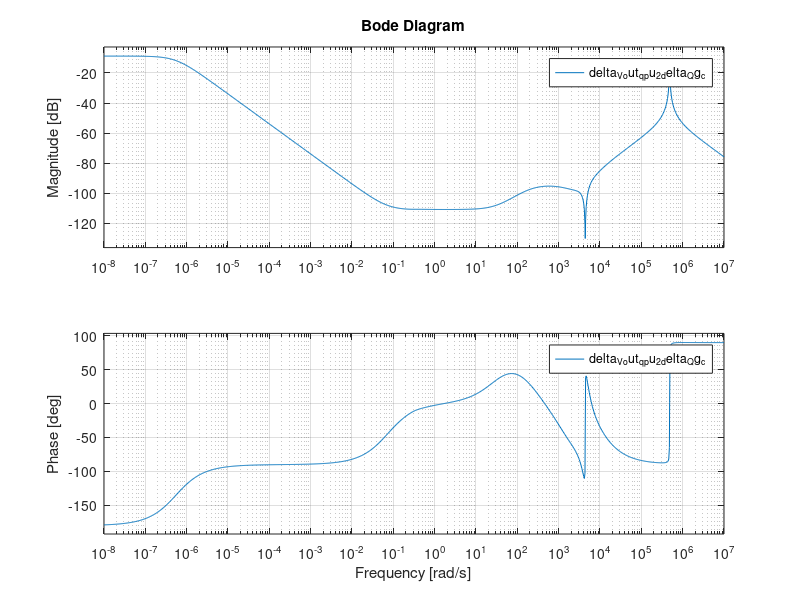

MATLAB code to generate this figure:
clc;close;clear;

T_s = 100e-6;
S_b = 5e6;
P_b = S_b;
Q_b = 0.4*S_b;
V_b = 690;
I_b=S_b/(sqrt(3)*V_b);

f_b = 50;
w_b = f_b*2*pi;


Z_b = V_b^2/S_b;
C_b = 1/(Z_b*w_b);
L_b = Z_b/w_b;

V_m = sqrt(2/3)*V_b;
V_dc = 3*V_m;



%% LCL Filter
I_max = (P_b*sqrt(2))/(3*V_b);
delta_IL_max = (0.1)*I_max;
f_sw = 5e3;


L_f = V_dc/(24*f_sw*delta_IL_max); %LCL filter first Inductor

C_f = (0.066*C_b);                  %LCL filter Capacitor

L_g = 1*L_f; % LCL Filter second inductor

L_f1 = 1.35e-3;
L_g1 = 0.35e-3;
C_f1 = 50e-6;

w_res = sqrt((L_f+L_g)/(L_f*L_g*C_f));
w_res2 = sqrt((L_f1+L_g1)/(L_f1*L_g1*C_f1));
f_res = w_res/(2*pi);
f_res2 = w_res2/(2*pi);

R_f = 0.005*Z_b;
R_g = 0.005*Z_b;
R_d = 0.2;

%% Droop
% mp = ((1.04*w_b)-(0.96*w_b))/S_b;

mp = 0.01*50*2*pi/(S_b); % 0.1 Hz/MW

w_c = 0.1*w_b;

% nq = ((1.2*V_m)-(0.8*V_m))/S_b;

nq = 0.1*V_m/(S_b); %  kV/MVar
%% PI
ti = 0.3e-3;
tiv = 10*ti;
z_damp = 0.707;

w_nc = 2*f_sw/10;

z = 224;
wmc = sqrt(z*ti^-1);
% 
% Kpc = 10*(2*z_damp*L_f*(w_nc/w_b)-R_f);
% Kic = Kpc*w_nc/(2*z_damp-(R_f*w_b)/(L_f*w_nc));

% Kpc = L_f/ti;
% Kic = R_f/ti;

Kpc = L_f/ti;
Kic = R_f/ti;
% Kpv = C_f*w_res;
Kiv = R_f/tiv;


% w_ni = f_sw*2*pi;
% w_nv = f_sw*2*pi/20;
% 
% Kpc = 2*z_damp*w_ni*L_f-(R_f);
% Kic = L_f*w_ni^2;
% 
% Kpv = 2*z_damp*C_f*w_nv;
% Kiv = C_f*w_nv^2;

fbv = 1/tiv;
wb = 2*pi*fbv;
% 
wcf = 2*pi*f_sw/10;
wz = wcf*0.1;


% Kpc = L_f/(ti);
% Kic = 0.1*fb*Kpc;
% Kic = R_f/(ti);
% Kic = 0.8;

zz = 135;

% zz = 0.15/(1.850*ti);
wm = sqrt(zz*fbv);
% 
Kpv = C_f*wm;
% Kiv = Kic;
% Kpv = ((w_res^2-wcf^2)*wcf)/(w_res^2*(Kpc*wcf+Kic));
% Kiv = wz*Kpv*0.1;
% Kiv = 227;
% Kiv = Kpv*wz*0.1;
% Kiv = r_Lf2/(ti);

% Kpv = C_f*w_res;
% Kiv = R_f/ti;
% 
% Kpc = L_f/ti;
% Kic = R_f/ti;
% 
% Kpv = 0.03;
% Kiv = 2.1;
% 
% Kpc = 0.62;
% Kic = 477.5;

% Kpv = 1;
% Kiv = 1;
% 
% Kpc = 1;
% Kic = 1;
%% Active Droop Model Validation

% Initial Conditions for frequency response analysis
I_o_d = 6200;
I_o_q = 0;
V_o_d = V_m;
V_o_q = 0;
V_bus_d = V_m;
V_bus_q = 0;
delta_phi_0 = 1.9;
r_Lf = R_f;
r_Lg = R_g;
w_0 = w_b;
% delta_phi_0 = 0;

A_P = [0    -mp     0;
       0    -w_c    0;
       0    0       -w_c];

B_P = [0    0   0   0   0   0;
       0    0   w_c*I_o_d   w_c*I_o_q   w_c*V_o_d   w_c*V_o_q;
       0    0   w_c*I_o_q   -w_c*I_o_d  -w_c*V_o_q  w_c*V_o_d];

C_P_w_v = [0    -mp     0;
           0    0       -nq;
           0    0       0];

C_P_v = [0    0       -nq;
         0    0       0];

C_P_w = [0      -mp      0];

D_P = zeros(3,6);


%Phi is the angle of the inverter reference frame seen from an arbitrary
%common reference in which differentiation of phi = -mp*P_filtered
%State space model of Power Controller
inputs_power = {'i_L_d','i_L_2','v_o_d','v_o_q','i_o_d','i_o_q'};
states_power = {'phi','P','Q'}; % P and Q is filtered (P_filtered)
outputs_power = {'w','v_o_d_ref','v_o_q_ref'};

linModel_Power = ss(A_P,B_P,C_P_w_v,D_P, 'statename', states_power, 'Inputname', inputs_power, 'outputname', outputs_power);
tfModel_Power = tf(linModel_Power);

%Open Loop Dynamics
%From input "i_L_d" 
i_L_d_2_w = tf(linModel_Power(1,1)); %to output "w ...."
i_L_d_2_v_o_d_ref = tf(linModel_Power(2,1)); %to output "v_o_d_ref ...."
i_L_d_2_v_o_q_ref = tf(linModel_Power(3,1)); %to output "v_o_q_ref ...."
%From input "i_L_q" 
i_L_q_2_w = tf(linModel_Power(1,2)); %to output "w ...."
i_L_q_2_v_o_d_ref = tf(linModel_Power(2,2)); %to output "v_o_d_ref ...."
i_L_q_2_v_o_q_ref = tf(linModel_Power(3,2)); %to output "v_o_q_ref ...."
%From input "v_o_d" 
v_o_d_2_w = tf(linModel_Power(1,3)); %to output "w ...."
v_o_d_2_v_o_d_ref = tf(linModel_Power(2,3)); %to output "v_o_d_ref ...."
v_o_d_2_v_o_q_ref = tf(linModel_Power(3,3)); %to output "v_o_q_ref ...."
%From input "v_o_q" 
v_o_q_2_w = tf(linModel_Power(1,4)); %to output "w ...."
v_o_q_2_v_o_d_ref = tf(linModel_Power(2,4)); %to output "v_o_d_ref ...."
v_o_q_2_v_o_q_ref = tf(linModel_Power(3,4)); %to output "v_o_q_ref ...."
%From input "i_o_d" 
i_o_d_2_w = tf(linModel_Power(1,5)); %to output "w ...."
i_o_d_2_v_o_d_ref = tf(linModel_Power(2,5)); %to output "v_o_d_ref ...."
i_o_d_2_v_o_q_ref = tf(linModel_Power(3,5)); %to output "v_o_q_ref ...."
%From input "i_o_q"
i_o_q_2_w = tf(linModel_Power(1,6)); %to output "w ...."
i_o_q_2_v_o_d_ref = tf(linModel_Power(2,6)); %to output "v_o_d_ref ...."
i_o_q_2_v_o_q_ref = tf(linModel_Power(3,6)); %to output "v_o_q_ref ...."

polesofv_o_d_2_w = pole(v_o_d_2_w);
zeroofv_o_d_2_w= zero(v_o_d_2_w);
pzmap(v_o_d_2_w);
damp(v_o_d_2_w);
bode(v_o_d_2_w);

%% Voltage Controller

K_iv = Kiv;
K_pv = Kpv;
F = 1;

A_V = zeros(4,4);


B_V1 = [1 0;
        0 1];

B_V2 = [0 0 -1  0   0   0;
        0 0 0   -1  0   0];

B_V = [1    0   0   0   0   0   0   0;
       0    1   0   0   0   0   0   0;
       0    0   -1  0   0   0   0   0;
       0    0   0   -1  0   0   0   0];

C_V = [K_iv 0;
        0   K_iv];

C_VV = [K_iv 0   0   0;
       0   K_iv 0   0;
       0    0   0   0
       0    0   0   0];


D_V1 = [K_pv    0;
        0       K_pv];

D_V2 = [0 0 -K_pv  -w_0*C_f   F   0;
        0 0 w_0*C_f  -K_pv  0   F];

D_V = [K_pv 0   0   0   0   0   0   0;
       0    K_pv    0   0   0   0   0   0;
       0    0   0    0   -K_pv   -w_0*C_f    F   0;
       0    0   0    0   -w_0*C_f    -K_pv   0   F];

%State Space and Transfer Function
inputs_vc = {'v_o_d_ref','v_o_q_ref','i_L_d','i_L_q','v_o_d','v_o_q','i_o_d','i_o_q'};
states_vc = {'error_d','error_q','zırt','pırt'}; %V_o_d_ref - v_o_d
outputs_vc = {'i_L_d_ref','i_L_q_ref','zırto','pırto'};
% 
linModel_vc = ss(A_V,B_V,C_VV,D_V, 'statename', states_vc, 'Inputname', inputs_vc,'outputname', outputs_vc);
tfModel_vc = tf(linModel_vc);

%% Current Controller
K_ic = Kic;
K_pc = Kpc;


A_C = zeros(2,2);

B_C1 = [1 0;
        0 1];

B_C2 = [-1 0 0  0   0   0;
        0 -1 0   0  0   0];

C_C = [K_ic 0;
        0   K_ic];

D_C1 = [K_pc 0;
        0   K_pc];

D_C2 = [-K_pc -w_0*L_f 0  0   0   0;
        w_0*L_f -K_pc 0    0 0   0];

%% Output LCL Filter Dynamics

I_L_d = 2500;
I_L_q = 0;

A_LCL = [-r_Lf/L_f      w_0     -1/L_f          0           0                0;
         -w_0       -r_Lf/L_f       0          -1/L_f       0                0;
         1/C_f      0               0           w_0         -1/C_f           0;
         0          1/C_f           -w_0        0           0               -1/C_f;
         0          0             1/L_g         0           -r_Lg/L_g       w_0;
         0          0               0           1/L_g       -w_0            -r_Lg/L_g];

B_LCL1 =    [1/L_f  0;
            0   1/L_f;
            0       0;
            0       0;
            0       0;
            0       0];

B_LCL2 =   [0       0;
            0       0;
            0       0;
            0       0;
            -1/L_g  0;
            0   1/L_g];

B_LCL3 = [I_L_q;     -I_L_d;   V_o_q;      -V_o_d;      I_o_q;       -I_o_d];

%% Complete Inverter Model

T_s1 = [cosd(delta_phi_0)   -sind(delta_phi_0);
       sind(delta_phi_0)    cosd(delta_phi_0)];
T_ss = inv(T_s1);

T_c = [-I_o_d*sind(delta_phi_0)-I_o_q*cosd(delta_phi_0);
        I_o_d*cosd(delta_phi_0)-I_o_q*sind(delta_phi_0)];

T_v = [-V_bus_d*sind(delta_phi_0)+V_bus_q*cosd(delta_phi_0);   -V_bus_d*cosd(delta_phi_0)-V_bus_q*sind(delta_phi_0)];

% T_v = inv(T_v1);

Z1 = zeros(3,2);
Z2 = zeros(2,2);
Z3 = zeros(3,2);
Z4 = zeros(2,2);
Z5 = zeros(2,2);
Z6 = zeros(7,2);
Z7 = zeros(2,10);

% A_INV_3to13 = cat(2,A_P,Z1,Z3,B_P);
% A_INV_5to13 = cat(2,B_V1*C_P_v,Z2,Z4,B_V2);
C_inv_w = [C_P_w   0   0   0    0   0   0   0   0   0   0];
C_inv_c = [T_c  Z7   T_s1];


A_INV = [A_P                                        Z1                  Z3                   B_P;                                          
         B_V1*C_P_v                                 Z2                  Z2                  B_V2;
         B_C1*D_V1*C_P_v                            B_C1*C_V            Z5                   B_C1*D_V2+B_C2;
         (B_LCL1*D_C1*D_V1*C_P_v)+(B_LCL2*T_v)+(B_LCL3*C_P_w)    B_LCL1*D_C1*C_V     B_LCL1*C_C           A_LCL+(B_LCL1*(D_C1*D_V2+D_C2))];


B_INV = [Z6;
         B_LCL2*T_ss];
 
C_INV = [C_inv_w;
        C_inv_c];

D_INV = zeros(3,2);

%State Space and Transfer Function of Grid Forming Model
% Xvd & Xvq stands for voltage controller PI states for 'd' and 'q' frames
% Xcd % Xcq stands for current controller PI states for 'd' and 'q' frames
inputs_inverter = {'v_vsc_d_ref','v_vsc_q_ref'};
states_inverter = {'delta_phi','delta_P','delta_Q','Xvd','Xvq','Xcd','Xcq','i_L_d','i_L_q','v_o_d','v_o_q','i_o_d','i_o_q'}; %V_o_d_ref - v_o_d
outputs_inverter = {'delta_w','i_o_d','i_o_q'};
% Linear and Transfer Function Model
linModel_inverter = ss(A_INV,B_INV,C_INV,D_INV, 'statename', states_inverter, 'Inputname', inputs_inverter,'outputname', outputs_inverter);
tfModel_inverter = tf(linModel_inverter);

%Open Loop Dynamics
%From input "v_vsc_d_ref" 
v_vsc_d_ref_2_delta_w = tf(linModel_inverter(1,1)); %to output "delta_w ...."
v_vsc_d_ref_2_i_o_d = tf(linModel_inverter(2,1)); %to output "i_o_d ...."
v_vsc_d_ref_2_i_o_q = tf(linModel_inverter(3,1)); %to output "i_o_q ...."
%From input "v_vsc_q_ref" 
v_vsc_q_ref_2_delta_w = tf(linModel_inverter(1,2)); %to output "delta_w ...."
v_vsc_q_ref_2_i_o_d = tf(linModel_inverter(2,2)); %to output "i_o_d ...."
v_vsc_q_ref_2_i_o_q = tf(linModel_inverter(3,2)); %to output "i_o_q ...."

% Frequency Response and root analysis
polesofv_vsc_d_ref_2_delta_w = pole(v_vsc_d_ref_2_delta_w);
zeroofv_vsc_d_ref_2_delta_w= zero(v_vsc_d_ref_2_delta_w);
pzmap(v_vsc_d_ref_2_delta_w);
damp(v_vsc_d_ref_2_delta_w);
bode(v_vsc_d_ref_2_delta_w);

polesofv_vsc_d_ref_2_i_o_d = pole(v_vsc_d_ref_2_i_o_d);
zeroofv_vsc_d_ref_2_i_o_d= zero(v_vsc_d_ref_2_i_o_d);
pzmap(v_vsc_d_ref_2_i_o_d);
damp(v_vsc_d_ref_2_i_o_d);
bode(v_vsc_d_ref_2_i_o_d);

polesofv_vsc_d_ref_2_i_o_q = pole(v_vsc_d_ref_2_i_o_q);
zeroofv_vsc_d_ref_2_i_o_q= zero(v_vsc_d_ref_2_i_o_q);
pzmap(v_vsc_d_ref_2_i_o_q);
damp(v_vsc_d_ref_2_i_o_q);
bode(v_vsc_d_ref_2_i_o_q);

polesofv_vsc_q_ref_2_delta_w = pole(v_vsc_q_ref_2_delta_w);
zeroofv_vsc_q_ref_2_delta_w= zero(v_vsc_q_ref_2_delta_w);
pzmap(v_vsc_q_ref_2_delta_w);
damp(v_vsc_q_ref_2_delta_w);
bode(v_vsc_q_ref_2_delta_w);

polesofv_vsc_q_ref_2_i_o_d = pole(v_vsc_q_ref_2_i_o_d);
zeroofv_vsc_q_ref_2_i_o_d= zero(v_vsc_q_ref_2_i_o_d);
pzmap(v_vsc_q_ref_2_i_o_d);
damp(v_vsc_q_ref_2_i_o_d);
bode(v_vsc_q_ref_2_i_o_d);

polesofv_vsc_q_ref_2_i_o_q = pole(v_vsc_q_ref_2_i_o_q);
zeroofv_vsc_q_ref_2_i_o_q= zero(v_vsc_q_ref_2_i_o_q);
pzmap(v_vsc_q_ref_2_i_o_q);
damp(v_vsc_q_ref_2_i_o_q);
bode(v_vsc_q_ref_2_i_o_q);

%Design of the LQR Controller

Q_lqr = [1  0   0   0   0   0   0   0   0   0   0   0   0;
         0  0.5   0   0   0   0   0   0   0   0   0   0   0;
         0  0   0.5   0   0   0   0   0   0   0   0   0   0;
         0  0   0   0.5   0   0   0   0   0   0   0   0   0;
         0  0   0   0   1   0   0   0   0   0   0   0   0;
         0  0   0   0   0   1   0   0   0   0   0   0   0;
         0  0   0   0   0   0   1   0   0   0   0   0   0;
         0  0   0   0   0   0   0   1   0   0   0   0   0;
         0  0   0   0   0   0   0   0   1   0   0   0   0;
         0  0   0   0   0   0   0   0   0   1   0   0   0;
         0  0   0   0   0   0   0   0   0   0   1   0   0;
         0  0   0   0   0   0   0   0   0   0   0   1   0;
         0  0   0   0   0   0   0   0   0   0   0   0   1];

R_lqr = [1  0;
         0  1];
%          0  0;
%          0  0;
%          0  0;
%          0  0;
%          0  0;
%          0  0;
%          0  0;
%          0  0;
%          0  0;
%          0  0;
%          0  0];

[K,S,CLP] = lqr(linModel_inverter,Q_lqr,R_lqr);

G1 = inv(A_INV-B_INV*K);
G2 = C_INV*G1;
% G3 = inv(G2);
% G = -inv(C_INV*G1*B_INV);

sys2 = ss(A_INV-B_INV*K,B_INV,C_INV,D_INV);
step(sys2);
%% Controller
% Complete Inverter Model
V_vsc_d = V_m;
V_vsc_q = V_m;

Iggd = I_o_d;
Iggq = I_o_q;
Vgfd = V_o_d;
Vgfq = V_o_q;
w_1 = w_b;
Vn = V_b;
Kqp = nq;
Kqi = nq;
Igid = I_L_d;
Igiq = I_L_q;
Vgid = V_vsc_d;
Vgiq = V_vsc_q;
Dp = 0;
H = 5;
Dq = 10;

A_inv = zeros(15,15);
B_inv = zeros(15,4);
C_inv = zeros(2,15);
D_inv = zeros(2,4);


A_inv(1,1) = -Dp/(2*H);     A_inv(1,2) = (3*((Iggd*Vgfq)-(Iggq*Vgfd)-(Iggd*Vgfq)+(Iggq*Vgfd)))/(2*S_b);     A_inv(1,3) = 0;     A_inv(1,4) = 0;     A_inv(1,5) = 0;     A_inv(1,6) = 0;     A_inv(1,7) = 0;     A_inv(1,8) = 0;
A_inv(1,9) = 0;             A_inv(1,10) = 0;         A_inv(1,11) = 0;    A_inv(1,12) = -(3*Iggd)/(2*S_b);   A_inv(1,13) = -(3*Iggq)/(2*S_b);        A_inv(1,14) = -(3*Vgfd)/(2*S_b);        A_inv(1,15) = -(3*Vgfq)/(2*S_b);

A_inv(2,1) = w_1/(2*H);     A_inv(2,2) = 0;          A_inv(2,3) = 0;     A_inv(2,4) = 0;     A_inv(2,5) = 0;     A_inv(2,6) = 0;     A_inv(2,7) = 0;     A_inv(2,8) = 0;
A_inv(2,9) = 0;             A_inv(2,10) = 0;         A_inv(2,11) = 0;    A_inv(2,12) = 0;   A_inv(1,13) = 0;     A_inv(1,14) = 0;    A_inv(1,15) = 0;

A_inv(3,1) = 0;             A_inv(3,2) = (3*((Iggd*Vgfd)+(Iggq*Vgfq)-(Iggd*Vgfd)-(Iggq*Vgfq)))/(2*S_b);     A_inv(3,3) = -Dq*Kqi;     A_inv(3,4) = 0;     A_inv(3,5) = 0;     A_inv(3,6) = 0;     A_inv(3,7) = 0;     A_inv(3,8) = 0;
A_inv(3,9) = 0;             A_inv(3,10) = 0;         A_inv(3,11) = 0;    A_inv(3,12) = (3*Iggq)/(2*S_b);   A_inv(3,13) = -(3*Iggd)/(2*S_b);        A_inv(3,14) = -(3*Vgfq)/(2*S_b);        A_inv(3,15) = (3*Vgfd)/(2*S_b);

A_inv(4,1) = 0;             A_inv(4,2) = -Vgfq;      A_inv(4,3) = Kqi*Vn;     A_inv(4,4) = 0;     A_inv(4,5) = 0;     A_inv(4,6) = 0;     A_inv(4,7) = 0;     A_inv(4,8) = 0;
A_inv(4,9) = 0;             A_inv(4,10) = 0;         A_inv(4,11) = 0;         A_inv(4,12) = -1;   A_inv(4,13) = 0;        A_inv(4,14) = 0;        A_inv(4,15) = (3*Kqp*Vgfd*Vn)/(2*S_b);

A_inv(5,1) = 0;             A_inv(5,2) = Vgfd;       A_inv(5,3) = 0;          A_inv(5,4) = Kiv;     A_inv(5,5) = 0;     A_inv(5,6) = 0;     A_inv(5,7) = 0;     A_inv(5,8) = 0;
A_inv(5,9) = 0;             A_inv(5,10) = -1;         A_inv(5,11) = 0;         A_inv(5,12) = 0;     A_inv(5,13) = -1;        A_inv(5,14) = 0;        A_inv(5,15) = 0;

A_inv(6,1) = 0;             A_inv(6,2) = -Kpv*Vgfq-Igiq;       A_inv(6,3) = Kqi*Kpv*Vn;          A_inv(6,4) = 0;     A_inv(6,5) = Kiv;     A_inv(6,6) = 0;     A_inv(6,7) = 0;     A_inv(6,8) = 0;
A_inv(6,9) = 0;             A_inv(6,10) = 0;         A_inv(6,11) = -1;         A_inv(6,12) = -Kpv;     A_inv(6,13) = 0;        A_inv(6,14) = 0;        A_inv(6,15) = 0;

A_inv(7,1) = 0;             A_inv(7,2) = Kpv*Vgfd-Igid;       A_inv(7,3) = 0;          A_inv(7,4) = 8*Kpc*Kiv/(3*T_s);     A_inv(7,5) = 0;     A_inv(7,6) = 8*Kic/(3*T_s);     A_inv(7,7) = 0;     A_inv(7,8) = -4/(3*T_s);
A_inv(7,9) = 0;             A_inv(7,10) = -(8*Kpc)/(3*T_s);         A_inv(7,11) = 0;         A_inv(7,12) = 0;     A_inv(7,13) = -Kpv;        A_inv(7,14) = 0;        A_inv(7,15) = 0;

A_inv(8,1) = 0;             A_inv(8,2) = -(8*Kpc)*(Kpv*Vgfq+Igiq)/(3*T_s);       A_inv(8,3) = (8*Kpc*Kqi*Kpv*Vn)/(3*T_s);          A_inv(8,4) = 0;     A_inv(8,5) = 8*Kpc*Kiv/(3*T_s);     A_inv(8,6) = 0;     A_inv(8,7) = 8*Kic/(3*T_s);     A_inv(8,8) = 0;
A_inv(8,9) = -4/(3*T_s);    A_inv(8,10) = 0;         A_inv(8,11) = -(8*Kpc)/(3*T_s);         A_inv(8,12) = -(8*Kpc*Kpv)/(3*T_s);     A_inv(8,13) = 0;        A_inv(8,14) = 0;        A_inv(8,15) = 0;

A_inv(9,1) = 0;             A_inv(9,2) = ((8*Kpc)*((Kpv*Vgfd)+Igid))/(3*T_s);       A_inv(9,3) = 0;          A_inv(9,4) = -(Kpc*Kiv)/L_f;     A_inv(9,5) = 0;     A_inv(9,6) = -Kic/L_f;     A_inv(9,7) = 0;     A_inv(9,8) = 1/L_f;
A_inv(9,9) = 0;             A_inv(9,10) = Kpc/L_f;         A_inv(9,11) = w_1;         A_inv(9,12) = 0;     A_inv(9,13) = -(8*Kpc*Kpv)/(3*T_s);        A_inv(9,14) = 0;        A_inv(9,15) = 0;

A_inv(10,1) = 0;            A_inv(10,2) = ((Igiq*Kpc)-Vgiq+(Kpc*Kpv*Vgfq))/(L_f);       A_inv(10,3) = -(Kpc*Kqi*Kpv*Vn)/L_f;          A_inv(10,4) = 0;     A_inv(10,5) = -(Kpc*Kiv)/L_f;     A_inv(10,6) = 0;     A_inv(10,7) = -Kic/L_f;     A_inv(10,8) = 0;
A_inv(10,9) = 1/L_f;        A_inv(10,10) = -w_1;         A_inv(10,11) = Kpc/L_f;         A_inv(10,12) = ((Kpc*Kpv)-1)/L_f;     A_inv(10,13) = 0;        A_inv(10,14) = 0;        A_inv(10,15) = 0;

A_inv(11,1) = 0;            A_inv(11,2) = -((Igid*Kpc)-Vgid+(Kpc*Kpv*Vgfd))/(L_f);       A_inv(11,3) = 0;          A_inv(11,4) = 0;     A_inv(11,5) = 0;     A_inv(11,6) = 0;     A_inv(11,7) = 0;     A_inv(11,8) = 0;
A_inv(11,9) = 0;            A_inv(11,10) = 1/C_f;         A_inv(11,11) = 0;         A_inv(11,12) = 0;     A_inv(11,13) = ((Kpc*Kpv)-1)/L_f;        A_inv(11,14) = 0;        A_inv(11,15) = 0;

A_inv(12,1) = 0;            A_inv(12,2) = 0;       A_inv(12,3) = 0;          A_inv(12,4) = 0;     A_inv(12,5) = 0;     A_inv(12,6) = 0;     A_inv(12,7) = 0;     A_inv(12,8) = 0;
A_inv(12,9) = 0;            A_inv(12,10) = 0;         A_inv(12,11) = 1/C_f;         A_inv(12,12) = 0;     A_inv(12,13) = w_1;        A_inv(12,14) = -1/C_f;        A_inv(12,15) = 0;

A_inv(13,1) = 0;            A_inv(13,2) = 0;       A_inv(13,3) = 0;          A_inv(13,4) = 0;     A_inv(13,5) = 0;     A_inv(13,6) = 0;     A_inv(13,7) = 0;     A_inv(13,8) = 0;
A_inv(13,9) = 0;            A_inv(13,10) = 0;         A_inv(13,11) = 0;         A_inv(13,12) = -w_1;     A_inv(13,13) = 0;        A_inv(13,14) = 0;        A_inv(13,15) = -1/C_f;

A_inv(14,1) = 0;            A_inv(14,2) = 0;       A_inv(14,3) = 0;          A_inv(14,4) = 0;     A_inv(14,5) = 0;     A_inv(14,6) = 0;     A_inv(14,7) = 0;     A_inv(14,8) = 0;
A_inv(14,9) = 0;            A_inv(14,10) = 0;         A_inv(14,11) = 0;         A_inv(14,12) = 1/L_g;     A_inv(14,13) = 0;        A_inv(14,14) = 0;        A_inv(14,15) = w_1;

A_inv(15,1) = 0;            A_inv(15,2) = 0;       A_inv(15,3) = 0;          A_inv(15,4) = 0;     A_inv(15,5) = 0;     A_inv(15,6) = 0;     A_inv(15,7) = 0;     A_inv(15,8) = 0;
A_inv(15,9) = 0;            A_inv(15,10) = 0;         A_inv(15,11) = 0;         A_inv(15,12) = 0;     A_inv(15,13) = 1/L_g;        A_inv(15,14) = -w_1;        A_inv(15,15) = 0;


B_inv(1,1) = 1;
B_inv(3,3) = -w_1;
B_inv(4,2) = 1;
B_inv(14,3) = -1/L_g;
B_inv(15,4) = -1/L_g;

C_inv(1,2) = 3*((Iggd*Vgfq)-(Iggq*Vgfd)-(Iggd*Vgfq)+(Iggq*Vgfd))/2;
C_inv(2,2) = (3*((Iggd*Vgfd)-(Iggq*Vgfq)-(Iggd*Vgfd)+(Iggq*Vgfq)))/(2*S_b);
C_inv(1,12) = 3*Iggd/2;     C_inv(1,13) = 3*Iggq/2;     C_inv(1,14) = 3*Vgfd/2;     C_inv(1,15) = 3*Vgfq/2;
C_inv(2,12) = -3*Iggq/2;     C_inv(2,13) = 3*Iggd/2;     C_inv(2,14) = 3*Vgfq/2;     C_inv(2,15) = -3*Vgfd/2;

%State Space and Transfer Function of Grid Forming Model
% Xvd & Xvq stands for voltage controller PI states for 'd' and 'q' frames
% Xcd % Xcq stands for current controller PI states for 'd' and 'q' frames
inputs_inverter2 = {'delta_Pg_ref_pu','delta_Qg_ref_pu','delta_V_out_d','delta_V_out_q'};
states_inverter2 = {'delta_X_pe','delta_phi','delta_X_qe','Xvd','Xvq','Xcd','Xcq','Xdd','Xdq','i_L_d','i_L_q','v_o_d','v_o_q','i_o_d','i_o_q'}; %V_o_d_ref - v_o_d
outputs_inverter2 = {'delta_Pg_c','delta_Qg_c'};
% Linear and Transfer Function Model
linModel_inverter2 = ss(A_inv,B_inv,C_inv,D_inv, 'statename', states_inverter2, 'Inputname', inputs_inverter2,'outputname', outputs_inverter2);
tfModel_inverter2 = tf(linModel_inverter2);

%Open Loop Dynamics
%From input "delta_Pg_ref_pu" 
delta_Pg_ref_pu_2_delta_Pg_c = tf(linModel_inverter(1,1)); %to output "delta_Pg_c ...."
delta_Pg_ref_pu_2_delta_Qg_ = tf(linModel_inverter(2,1)); %to output "delta_Qg_c ...."

%From input "delta_Qg_ref_pu" 
delta_Qg_ref_pu_2_delta_Pg_c = tf(linModel_inverter(1,2)); %to output "delta_Pg_c ...."
delta_Qg_ref_pu_2_delta_Qg_c = tf(linModel_inverter(2,2)); %to output "delta_Qg_c ...."

%From input "delta_V_out_d" 
delta_V_out_d_pu_2_delta_Pg_c = tf(linModel_inverter(1,2)); %to output "delta_Pg_c ...."
delta_V_out_d_pu_2_delta_Qg_c = tf(linModel_inverter(2,2)); %to output "delta_Qg_c ...."

%From input "delta_V_out_q" 
delta_V_out_q_pu_2_delta_Pg_c = tf(linModel_inverter(1,2)); %to output "delta_Pg_c ...."
delta_V_out_q_pu_2_delta_Qg_c = tf(linModel_inverter(2,2)); %to output "delta_Qg_c ...."

% Frequency Response and root analysis
polesofdelta_Pg_ref_pu_2_delta_Pg_c = pole(delta_Pg_ref_pu_2_delta_Pg_c);
zeroofdelta_Pg_ref_pu_2_delta_Pg_c= zero(delta_Pg_ref_pu_2_delta_Pg_c);
pzmap(delta_Pg_ref_pu_2_delta_Pg_c);
damp(delta_Pg_ref_pu_2_delta_Pg_c);
bode(delta_Pg_ref_pu_2_delta_Pg_c);

polesofdelta_Pg_ref_pu_2_delta_Qg_ = pole(delta_Pg_ref_pu_2_delta_Qg_);
zeroofdelta_Pg_ref_pu_2_delta_Qg_= zero(delta_Pg_ref_pu_2_delta_Qg_);
pzmap(delta_Pg_ref_pu_2_delta_Qg_);
damp(delta_Pg_ref_pu_2_delta_Qg_);
bode(delta_Pg_ref_pu_2_delta_Qg_);

polesofdelta_Qg_ref_pu_2_delta_Pg_c = pole(delta_Qg_ref_pu_2_delta_Pg_c);
zeroofdelta_Qg_ref_pu_2_delta_Pg_c= zero(delta_Qg_ref_pu_2_delta_Pg_c);
pzmap(delta_Qg_ref_pu_2_delta_Pg_c);
damp(delta_Qg_ref_pu_2_delta_Pg_c);
bode(delta_Qg_ref_pu_2_delta_Pg_c);

polesofdelta_Qg_ref_pu_2_delta_Qg_c = pole(delta_Qg_ref_pu_2_delta_Qg_c);
zeroofdelta_Qg_ref_pu_2_delta_Qg_c= zero(delta_Qg_ref_pu_2_delta_Qg_c);
pzmap(delta_Qg_ref_pu_2_delta_Qg_c);
damp(delta_Qg_ref_pu_2_delta_Qg_c);
bode(delta_Qg_ref_pu_2_delta_Qg_c);

polesofdelta_V_out_d_pu_2_delta_Pg_c = pole(delta_V_out_d_pu_2_delta_Pg_c);
zeroofdelta_V_out_d_pu_2_delta_Pg_c= zero(delta_V_out_d_pu_2_delta_Pg_c);
pzmap(delta_V_out_d_pu_2_delta_Pg_c);
damp(delta_V_out_d_pu_2_delta_Pg_c);
bode(delta_V_out_d_pu_2_delta_Pg_c);

polesofdelta_V_out_d_pu_2_delta_Qg_c = pole(delta_V_out_d_pu_2_delta_Qg_c);
zeroofdelta_V_out_d_pu_2_delta_Qg_c= zero(delta_V_out_d_pu_2_delta_Qg_c);
pzmap(delta_V_out_d_pu_2_delta_Qg_c);
damp(delta_V_out_d_pu_2_delta_Qg_c);
bode(delta_V_out_d_pu_2_delta_Qg_c);

polesofdelta_V_out_q_pu_2_delta_Pg_c = pole(delta_V_out_q_pu_2_delta_Pg_c);
zeroofdelta_V_out_q_pu_2_delta_Pg_c= zero(delta_V_out_q_pu_2_delta_Pg_c);
pzmap(delta_V_out_q_pu_2_delta_Pg_c);
damp(delta_V_out_q_pu_2_delta_Pg_c);
bode(delta_V_out_q_pu_2_delta_Pg_c);

polesofdelta_V_out_q_pu_2_delta_Qg_c = pole(delta_V_out_q_pu_2_delta_Qg_c);
zeroofdelta_V_out_q_pu_2_delta_Qg_c= zero(delta_V_out_q_pu_2_delta_Qg_c);
pzmap(delta_V_out_q_pu_2_delta_Qg_c);
damp(delta_V_out_q_pu_2_delta_Qg_c);
bode(delta_V_out_q_pu_2_delta_Qg_c);